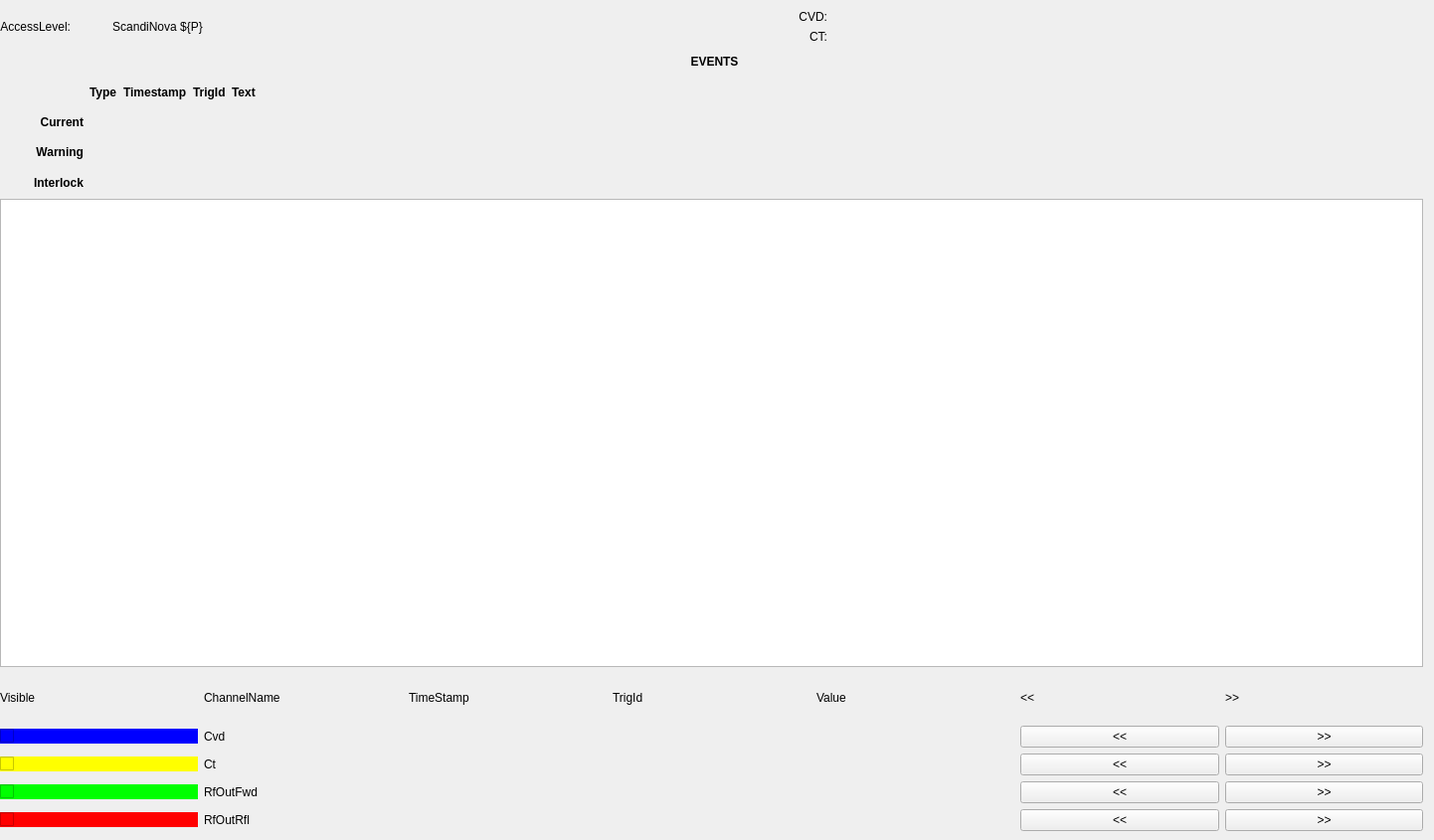
<?xml version="1.0" encoding="UTF-8"?>
<ui version="4.0">
 <class>Form</class>
 <widget class="QWidget" name="Form">
  <property name="geometry">
   <rect>
    <x>0</x>
    <y>0</y>
    <width>1442</width>
    <height>845</height>
   </rect>
  </property>
  <property name="windowTitle">
   <string>Form</string>
  </property>
  <widget class="QWidget" name="gridLayoutWidget">
   <property name="geometry">
    <rect>
     <x>0</x>
     <y>680</y>
     <width>1431</width>
     <height>156</height>
    </rect>
   </property>
   <layout class="QGridLayout" name="gridLayout">
    <item row="3" column="0">
     <widget class="PyDMCheckbox" name="PyDMCheckbox_3">
      <property name="toolTip">
       <string/>
      </property>
      <property name="styleSheet">
       <string notr="true">background-color: rgb(0, 255, 0);</string>
      </property>
      <property name="channel" stdset="0">
       <string>ca://${P}:WaveformRfFwdEnable</string>
      </property>
     </widget>
    </item>
    <item row="0" column="5">
     <widget class="PyDMLabel" name="PyDMLabel_10">
      <property name="toolTip">
       <string/>
      </property>
      <property name="text">
       <string>&lt;&lt;</string>
      </property>
     </widget>
    </item>
    <item row="1" column="1">
     <widget class="PyDMLabel" name="PyDMLabel">
      <property name="toolTip">
       <string/>
      </property>
      <property name="text">
       <string>Cvd</string>
      </property>
     </widget>
    </item>
    <item row="2" column="1">
     <widget class="PyDMLabel" name="PyDMLabel_2">
      <property name="toolTip">
       <string/>
      </property>
      <property name="text">
       <string>Ct</string>
      </property>
     </widget>
    </item>
    <item row="2" column="0">
     <widget class="PyDMCheckbox" name="PyDMCheckbox_2">
      <property name="toolTip">
       <string/>
      </property>
      <property name="styleSheet">
       <string notr="true">background-color: rgb(255, 255, 0);</string>
      </property>
      <property name="channel" stdset="0">
       <string>ca://${P}:WaveformCtEnable</string>
      </property>
     </widget>
    </item>
    <item row="0" column="0">
     <widget class="PyDMLabel" name="PyDMLabel_5">
      <property name="toolTip">
       <string/>
      </property>
      <property name="text">
       <string>Visible</string>
      </property>
      <property name="alignment">
       <set>Qt::AlignLeading|Qt::AlignLeft|Qt::AlignVCenter</set>
      </property>
     </widget>
    </item>
    <item row="0" column="1">
     <widget class="PyDMLabel" name="PyDMLabel_6">
      <property name="toolTip">
       <string/>
      </property>
      <property name="text">
       <string>ChannelName</string>
      </property>
     </widget>
    </item>
    <item row="4" column="1">
     <widget class="PyDMLabel" name="PyDMLabel_4">
      <property name="toolTip">
       <string/>
      </property>
      <property name="text">
       <string>RfOutRfl</string>
      </property>
     </widget>
    </item>
    <item row="1" column="0">
     <widget class="PyDMCheckbox" name="PyDMCheckbox">
      <property name="sizePolicy">
       <sizepolicy hsizetype="Minimum" vsizetype="Fixed">
        <horstretch>0</horstretch>
        <verstretch>0</verstretch>
       </sizepolicy>
      </property>
      <property name="toolTip">
       <string/>
      </property>
      <property name="layoutDirection">
       <enum>Qt::LeftToRight</enum>
      </property>
      <property name="autoFillBackground">
       <bool>false</bool>
      </property>
      <property name="styleSheet">
       <string notr="true">background-color: rgb(0, 0, 255);
color: rgb(255, 255, 255);</string>
      </property>
      <property name="channel" stdset="0">
       <string>ca://${P}:WaveformCvdEnable</string>
      </property>
     </widget>
    </item>
    <item row="4" column="0">
     <widget class="PyDMCheckbox" name="PyDMCheckbox_4">
      <property name="toolTip">
       <string/>
      </property>
      <property name="styleSheet">
       <string notr="true">background-color: rgb(255, 0, 0);</string>
      </property>
      <property name="channel" stdset="0">
       <string>ca://${P}:WaveformRfRflEnable</string>
      </property>
     </widget>
    </item>
    <item row="3" column="1">
     <widget class="PyDMLabel" name="PyDMLabel_3">
      <property name="toolTip">
       <string/>
      </property>
      <property name="text">
       <string>RfOutFwd</string>
      </property>
     </widget>
    </item>
    <item row="0" column="3">
     <widget class="PyDMLabel" name="PyDMLabel_8">
      <property name="toolTip">
       <string/>
      </property>
      <property name="text">
       <string>TrigId</string>
      </property>
     </widget>
    </item>
    <item row="0" column="4">
     <widget class="PyDMLabel" name="PyDMLabel_9">
      <property name="toolTip">
       <string/>
      </property>
      <property name="text">
       <string>Value</string>
      </property>
     </widget>
    </item>
    <item row="0" column="2">
     <widget class="PyDMLabel" name="PyDMLabel_7">
      <property name="toolTip">
       <string/>
      </property>
      <property name="text">
       <string>TimeStamp</string>
      </property>
     </widget>
    </item>
    <item row="0" column="6">
     <widget class="PyDMLabel" name="PyDMLabel_11">
      <property name="toolTip">
       <string/>
      </property>
      <property name="text">
       <string>&gt;&gt;</string>
      </property>
     </widget>
    </item>
    <item row="1" column="2">
     <widget class="PyDMLabel" name="PyDMLabel_12">
      <property name="toolTip">
       <string/>
      </property>
      <property name="channel" stdset="0">
       <string>ca://${P}:WaveformTimeStrCvd</string>
      </property>
     </widget>
    </item>
    <item row="2" column="2">
     <widget class="PyDMLabel" name="PyDMLabel_13">
      <property name="toolTip">
       <string/>
      </property>
      <property name="channel" stdset="0">
       <string>ca://${P}:WaveformTimeStrCt</string>
      </property>
     </widget>
    </item>
    <item row="3" column="2">
     <widget class="PyDMLabel" name="PyDMLabel_14">
      <property name="toolTip">
       <string/>
      </property>
      <property name="channel" stdset="0">
       <string>ca://${P}:WaveformTimeStrRfFwd</string>
      </property>
     </widget>
    </item>
    <item row="4" column="2">
     <widget class="PyDMLabel" name="PyDMLabel_15">
      <property name="toolTip">
       <string/>
      </property>
      <property name="channel" stdset="0">
       <string>ca://${P}:WaveformTimeStrRfRfl</string>
      </property>
     </widget>
    </item>
    <item row="1" column="3">
     <widget class="PyDMLabel" name="PyDMLabel_16">
      <property name="toolTip">
       <string/>
      </property>
      <property name="channel" stdset="0">
       <string>ca://${P}:WaveformPulseIdCvd</string>
      </property>
     </widget>
    </item>
    <item row="2" column="3">
     <widget class="PyDMLabel" name="PyDMLabel_17">
      <property name="toolTip">
       <string/>
      </property>
      <property name="channel" stdset="0">
       <string>ca://${P}:WaveformPulseIdCt</string>
      </property>
     </widget>
    </item>
    <item row="3" column="3">
     <widget class="PyDMLabel" name="PyDMLabel_18">
      <property name="toolTip">
       <string/>
      </property>
      <property name="channel" stdset="0">
       <string>ca://${P}:WaveformPulseIdRfFwd</string>
      </property>
     </widget>
    </item>
    <item row="4" column="3">
     <widget class="PyDMLabel" name="PyDMLabel_19">
      <property name="toolTip">
       <string/>
      </property>
      <property name="channel" stdset="0">
       <string>ca://${P}:WaveformPulseIdRfRfl</string>
      </property>
     </widget>
    </item>
    <item row="1" column="4">
     <widget class="PyDMLabel" name="PyDMLabel_20">
      <property name="toolTip">
       <string/>
      </property>
     </widget>
    </item>
    <item row="2" column="4">
     <widget class="PyDMLabel" name="PyDMLabel_21">
      <property name="toolTip">
       <string/>
      </property>
     </widget>
    </item>
    <item row="3" column="4">
     <widget class="PyDMLabel" name="PyDMLabel_22">
      <property name="toolTip">
       <string/>
      </property>
     </widget>
    </item>
    <item row="4" column="4">
     <widget class="PyDMLabel" name="PyDMLabel_23">
      <property name="toolTip">
       <string/>
      </property>
     </widget>
    </item>
    <item row="1" column="5">
     <widget class="PyDMPushButton" name="PyDMPushButton">
      <property name="toolTip">
       <string/>
      </property>
      <property name="text">
       <string>&lt;&lt;</string>
      </property>
     </widget>
    </item>
    <item row="1" column="6">
     <widget class="PyDMPushButton" name="PyDMPushButton_34">
      <property name="toolTip">
       <string/>
      </property>
      <property name="text">
       <string>&gt;&gt;</string>
      </property>
     </widget>
    </item>
    <item row="2" column="5">
     <widget class="PyDMPushButton" name="PyDMPushButton_35">
      <property name="toolTip">
       <string/>
      </property>
      <property name="text">
       <string>&lt;&lt;</string>
      </property>
     </widget>
    </item>
    <item row="2" column="6">
     <widget class="PyDMPushButton" name="PyDMPushButton_36">
      <property name="toolTip">
       <string/>
      </property>
      <property name="text">
       <string>&gt;&gt;</string>
      </property>
     </widget>
    </item>
    <item row="3" column="5">
     <widget class="PyDMPushButton" name="PyDMPushButton_37">
      <property name="toolTip">
       <string/>
      </property>
      <property name="text">
       <string>&lt;&lt;</string>
      </property>
     </widget>
    </item>
    <item row="3" column="6">
     <widget class="PyDMPushButton" name="PyDMPushButton_38">
      <property name="toolTip">
       <string/>
      </property>
      <property name="text">
       <string>&gt;&gt;</string>
      </property>
     </widget>
    </item>
    <item row="4" column="5">
     <widget class="PyDMPushButton" name="PyDMPushButton_39">
      <property name="toolTip">
       <string/>
      </property>
      <property name="text">
       <string>&lt;&lt;</string>
      </property>
     </widget>
    </item>
    <item row="4" column="6">
     <widget class="PyDMPushButton" name="PyDMPushButton_40">
      <property name="toolTip">
       <string/>
      </property>
      <property name="text">
       <string>&gt;&gt;</string>
      </property>
     </widget>
    </item>
   </layout>
  </widget>
  <widget class="PyDMWaveformPlot" name="PyDMWaveformPlot">
   <property name="geometry">
    <rect>
     <x>0</x>
     <y>200</y>
     <width>1431</width>
     <height>471</height>
    </rect>
   </property>
   <property name="toolTip">
    <string/>
   </property>
   <property name="yAxes">
    <stringlist>
     <string>{&quot;name&quot;: &quot;Axis 1&quot;, &quot;orientation&quot;: &quot;left&quot;, &quot;label&quot;: null, &quot;minRange&quot;: -1.0, &quot;maxRange&quot;: 1.0, &quot;autoRange&quot;: true, &quot;logMode&quot;: false}</string>
    </stringlist>
   </property>
   <property name="curves">
    <stringlist>
     <string>{&quot;y_channel&quot;: &quot;ca://${P}:WaveformCvd&quot;, &quot;x_channel&quot;: null, &quot;plot_style&quot;: &quot;Line&quot;, &quot;name&quot;: &quot;&quot;, &quot;color&quot;: &quot;blue&quot;, &quot;lineStyle&quot;: 1, &quot;lineWidth&quot;: 1, &quot;symbol&quot;: null, &quot;symbolSize&quot;: 10, &quot;yAxisName&quot;: &quot;Axis 1&quot;, &quot;barWidth&quot;: null, &quot;upperThreshold&quot;: null, &quot;lowerThreshold&quot;: null, &quot;thresholdColor&quot;: &quot;white&quot;, &quot;redraw_mode&quot;: 2}</string>
     <string>{&quot;y_channel&quot;: &quot;ca://${P}:WaveformCt&quot;, &quot;x_channel&quot;: null, &quot;plot_style&quot;: &quot;Line&quot;, &quot;name&quot;: &quot;&quot;, &quot;color&quot;: &quot;yellow&quot;, &quot;lineStyle&quot;: 1, &quot;lineWidth&quot;: 1, &quot;symbol&quot;: null, &quot;symbolSize&quot;: 10, &quot;yAxisName&quot;: &quot;Axis 1&quot;, &quot;barWidth&quot;: null, &quot;upperThreshold&quot;: null, &quot;lowerThreshold&quot;: null, &quot;thresholdColor&quot;: &quot;white&quot;, &quot;redraw_mode&quot;: 2}</string>
     <string>{&quot;y_channel&quot;: &quot;ca://${P}:WaveformRfFwd&quot;, &quot;x_channel&quot;: null, &quot;plot_style&quot;: &quot;Line&quot;, &quot;name&quot;: &quot;&quot;, &quot;color&quot;: &quot;lime&quot;, &quot;lineStyle&quot;: 1, &quot;lineWidth&quot;: 1, &quot;symbol&quot;: null, &quot;symbolSize&quot;: 10, &quot;yAxisName&quot;: &quot;Axis 1&quot;, &quot;barWidth&quot;: null, &quot;upperThreshold&quot;: null, &quot;lowerThreshold&quot;: null, &quot;thresholdColor&quot;: &quot;white&quot;, &quot;redraw_mode&quot;: 2}</string>
     <string>{&quot;y_channel&quot;: &quot;ca://${P}:WaveformRfRfl&quot;, &quot;x_channel&quot;: null, &quot;plot_style&quot;: &quot;Line&quot;, &quot;name&quot;: &quot;&quot;, &quot;color&quot;: &quot;red&quot;, &quot;lineStyle&quot;: 1, &quot;lineWidth&quot;: 1, &quot;symbol&quot;: null, &quot;symbolSize&quot;: 10, &quot;yAxisName&quot;: &quot;Axis 1&quot;, &quot;barWidth&quot;: null, &quot;upperThreshold&quot;: null, &quot;lowerThreshold&quot;: null, &quot;thresholdColor&quot;: &quot;white&quot;, &quot;redraw_mode&quot;: 2}</string>
    </stringlist>
   </property>
  </widget>
  <widget class="QWidget" name="gridLayoutWidget_7">
   <property name="geometry">
    <rect>
     <x>0</x>
     <y>10</y>
     <width>1437</width>
     <height>186</height>
    </rect>
   </property>
   <layout class="QGridLayout" name="gridLayout_2">
    <item row="5" column="0">
     <widget class="QLabel" name="label_26">
      <property name="font">
       <font>
        <italic>false</italic>
       </font>
      </property>
      <property name="text">
       <string>&lt;html&gt;&lt;head/&gt;&lt;body&gt;&lt;p&gt;&lt;span style=&quot; font-weight:600;&quot;&gt;Interlock&lt;/span&gt;&lt;/p&gt;&lt;/body&gt;&lt;/html&gt;</string>
      </property>
      <property name="alignment">
       <set>Qt::AlignRight|Qt::AlignTrailing|Qt::AlignVCenter</set>
      </property>
     </widget>
    </item>
    <item row="4" column="3">
     <widget class="PyDMLabel" name="PyDMLabel_41">
      <property name="toolTip">
       <string/>
      </property>
      <property name="precision" stdset="0">
       <number>0</number>
      </property>
      <property name="showUnits" stdset="0">
       <bool>false</bool>
      </property>
      <property name="precisionFromPV" stdset="0">
       <bool>true</bool>
      </property>
      <property name="alarmSensitiveContent" stdset="0">
       <bool>false</bool>
      </property>
      <property name="alarmSensitiveBorder" stdset="0">
       <bool>true</bool>
      </property>
      <property name="PyDMToolTip" stdset="0">
       <string/>
      </property>
      <property name="channel" stdset="0">
       <string>ca://${P}:WarningEventTrigger.VAL</string>
      </property>
      <property name="displayFormat" stdset="0">
       <enum>PyDMLabel::Decimal</enum>
      </property>
     </widget>
    </item>
    <item row="2" column="2">
     <widget class="QLabel" name="label_16">
      <property name="font">
       <font>
        <weight>75</weight>
        <bold>true</bold>
       </font>
      </property>
      <property name="text">
       <string>Timestamp</string>
      </property>
     </widget>
    </item>
    <item row="5" column="3">
     <widget class="PyDMLabel" name="PyDMLabel_42">
      <property name="toolTip">
       <string/>
      </property>
      <property name="precision" stdset="0">
       <number>0</number>
      </property>
      <property name="showUnits" stdset="0">
       <bool>false</bool>
      </property>
      <property name="precisionFromPV" stdset="0">
       <bool>true</bool>
      </property>
      <property name="alarmSensitiveContent" stdset="0">
       <bool>false</bool>
      </property>
      <property name="alarmSensitiveBorder" stdset="0">
       <bool>true</bool>
      </property>
      <property name="PyDMToolTip" stdset="0">
       <string/>
      </property>
      <property name="channel" stdset="0">
       <string>ca://${P}:InterlockEventTrigger.VAL</string>
      </property>
      <property name="displayFormat" stdset="0">
       <enum>PyDMLabel::Decimal</enum>
      </property>
     </widget>
    </item>
    <item row="2" column="4">
     <widget class="QLabel" name="label_18">
      <property name="font">
       <font>
        <weight>75</weight>
        <bold>true</bold>
       </font>
      </property>
      <property name="text">
       <string>Text</string>
      </property>
     </widget>
    </item>
    <item row="3" column="1">
     <widget class="PyDMLabel" name="PyDMLabel_24">
      <property name="toolTip">
       <string/>
      </property>
      <property name="channel" stdset="0">
       <string>ca://${P}:CurrentEventTypeStr</string>
      </property>
      <property name="displayFormat" stdset="0">
       <enum>PyDMLabel::String</enum>
      </property>
     </widget>
    </item>
    <item row="5" column="1">
     <widget class="PyDMLabel" name="PyDMLabel_39">
      <property name="toolTip">
       <string/>
      </property>
      <property name="precision" stdset="0">
       <number>0</number>
      </property>
      <property name="showUnits" stdset="0">
       <bool>false</bool>
      </property>
      <property name="precisionFromPV" stdset="0">
       <bool>true</bool>
      </property>
      <property name="alarmSensitiveContent" stdset="0">
       <bool>false</bool>
      </property>
      <property name="alarmSensitiveBorder" stdset="0">
       <bool>true</bool>
      </property>
      <property name="PyDMToolTip" stdset="0">
       <string/>
      </property>
      <property name="channel" stdset="0">
       <string>ca://${P}:InterlockEventTypeStr.VAL</string>
      </property>
      <property name="displayFormat" stdset="0">
       <enum>PyDMLabel::String</enum>
      </property>
     </widget>
    </item>
    <item row="5" column="2">
     <widget class="PyDMLabel" name="PyDMLabel_29">
      <property name="toolTip">
       <string/>
      </property>
      <property name="precision" stdset="0">
       <number>0</number>
      </property>
      <property name="showUnits" stdset="0">
       <bool>false</bool>
      </property>
      <property name="precisionFromPV" stdset="0">
       <bool>true</bool>
      </property>
      <property name="alarmSensitiveContent" stdset="0">
       <bool>false</bool>
      </property>
      <property name="alarmSensitiveBorder" stdset="0">
       <bool>true</bool>
      </property>
      <property name="PyDMToolTip" stdset="0">
       <string/>
      </property>
      <property name="channel" stdset="0">
       <string>ca://${P}:InterlockEventTimeStr.VAL</string>
      </property>
      <property name="displayFormat" stdset="0">
       <enum>PyDMLabel::String</enum>
      </property>
     </widget>
    </item>
    <item row="4" column="0">
     <widget class="QLabel" name="label_25">
      <property name="font">
       <font>
        <italic>false</italic>
       </font>
      </property>
      <property name="text">
       <string>&lt;html&gt;&lt;head/&gt;&lt;body&gt;&lt;p&gt;&lt;span style=&quot; font-weight:600;&quot;&gt;Warning&lt;/span&gt;&lt;/p&gt;&lt;/body&gt;&lt;/html&gt;</string>
      </property>
      <property name="alignment">
       <set>Qt::AlignRight|Qt::AlignTrailing|Qt::AlignVCenter</set>
      </property>
     </widget>
    </item>
    <item row="3" column="2">
     <widget class="PyDMLabel" name="PyDMLabel_25">
      <property name="toolTip">
       <string/>
      </property>
      <property name="channel" stdset="0">
       <string>ca://${P}:CurrentEventTimeStr.VAL</string>
      </property>
      <property name="displayFormat" stdset="0">
       <enum>PyDMLabel::String</enum>
      </property>
     </widget>
    </item>
    <item row="2" column="1">
     <widget class="QLabel" name="label_9">
      <property name="font">
       <font>
        <weight>75</weight>
        <bold>true</bold>
       </font>
      </property>
      <property name="text">
       <string>Type</string>
      </property>
      <property name="textFormat">
       <enum>Qt::AutoText</enum>
      </property>
     </widget>
    </item>
    <item row="1" column="0" colspan="5">
     <widget class="QLabel" name="label_23">
      <property name="font">
       <font>
        <italic>false</italic>
       </font>
      </property>
      <property name="text">
       <string>&lt;html&gt;&lt;head/&gt;&lt;body&gt;&lt;p&gt;&lt;span style=&quot; font-weight:600;&quot;&gt;EVENTS&lt;/span&gt;&lt;/p&gt;&lt;/body&gt;&lt;/html&gt;</string>
      </property>
      <property name="alignment">
       <set>Qt::AlignCenter</set>
      </property>
     </widget>
    </item>
    <item row="4" column="1">
     <widget class="PyDMLabel" name="PyDMLabel_38">
      <property name="toolTip">
       <string/>
      </property>
      <property name="precision" stdset="0">
       <number>0</number>
      </property>
      <property name="showUnits" stdset="0">
       <bool>false</bool>
      </property>
      <property name="precisionFromPV" stdset="0">
       <bool>true</bool>
      </property>
      <property name="alarmSensitiveContent" stdset="0">
       <bool>false</bool>
      </property>
      <property name="alarmSensitiveBorder" stdset="0">
       <bool>true</bool>
      </property>
      <property name="PyDMToolTip" stdset="0">
       <string/>
      </property>
      <property name="channel" stdset="0">
       <string>ca://${P}:WarningEventTypeStr</string>
      </property>
      <property name="displayFormat" stdset="0">
       <enum>PyDMLabel::String</enum>
      </property>
     </widget>
    </item>
    <item row="4" column="2">
     <widget class="PyDMLabel" name="PyDMLabel_37">
      <property name="toolTip">
       <string/>
      </property>
      <property name="precision" stdset="0">
       <number>0</number>
      </property>
      <property name="showUnits" stdset="0">
       <bool>false</bool>
      </property>
      <property name="precisionFromPV" stdset="0">
       <bool>true</bool>
      </property>
      <property name="alarmSensitiveContent" stdset="0">
       <bool>false</bool>
      </property>
      <property name="alarmSensitiveBorder" stdset="0">
       <bool>true</bool>
      </property>
      <property name="PyDMToolTip" stdset="0">
       <string/>
      </property>
      <property name="channel" stdset="0">
       <string>ca://${P}:WarningEventTimeStr.VAL</string>
      </property>
      <property name="displayFormat" stdset="0">
       <enum>PyDMLabel::String</enum>
      </property>
     </widget>
    </item>
    <item row="3" column="3">
     <widget class="PyDMLabel" name="PyDMLabel_40">
      <property name="toolTip">
       <string/>
      </property>
      <property name="channel" stdset="0">
       <string>ca://${P}:CurrentEventTrigger.VAL</string>
      </property>
      <property name="displayFormat" stdset="0">
       <enum>PyDMLabel::Decimal</enum>
      </property>
     </widget>
    </item>
    <item row="3" column="0">
     <widget class="QLabel" name="label_22">
      <property name="font">
       <font>
        <italic>false</italic>
       </font>
      </property>
      <property name="text">
       <string>&lt;html&gt;&lt;head/&gt;&lt;body&gt;&lt;p&gt;&lt;span style=&quot; font-weight:600;&quot;&gt;Current&lt;/span&gt;&lt;/p&gt;&lt;/body&gt;&lt;/html&gt;</string>
      </property>
      <property name="alignment">
       <set>Qt::AlignRight|Qt::AlignTrailing|Qt::AlignVCenter</set>
      </property>
     </widget>
    </item>
    <item row="2" column="3">
     <widget class="QLabel" name="label_17">
      <property name="font">
       <font>
        <weight>75</weight>
        <bold>true</bold>
       </font>
      </property>
      <property name="text">
       <string>TrigId</string>
      </property>
     </widget>
    </item>
    <item row="0" column="4">
     <layout class="QGridLayout" name="gridLayout_3">
      <item row="1" column="2">
       <layout class="QGridLayout" name="gridLayout_4">
        <item row="0" column="1">
         <widget class="PyDMLabel" name="PyDMLabel_26">
          <property name="toolTip">
           <string/>
          </property>
          <property name="precision" stdset="0">
           <number>0</number>
          </property>
          <property name="showUnits" stdset="0">
           <bool>true</bool>
          </property>
          <property name="precisionFromPV" stdset="0">
           <bool>true</bool>
          </property>
          <property name="alarmSensitiveContent" stdset="0">
           <bool>false</bool>
          </property>
          <property name="alarmSensitiveBorder" stdset="0">
           <bool>true</bool>
          </property>
          <property name="channel" stdset="0">
           <string>ca://${P}:CapVoltageDivider.VAL</string>
          </property>
          <property name="displayFormat" stdset="0">
           <enum>PyDMLabel::String</enum>
          </property>
         </widget>
        </item>
        <item row="2" column="0">
         <widget class="QLabel" name="label_15">
          <property name="text">
           <string>CT:</string>
          </property>
          <property name="alignment">
           <set>Qt::AlignRight|Qt::AlignTrailing|Qt::AlignVCenter</set>
          </property>
         </widget>
        </item>
        <item row="2" column="1">
         <widget class="PyDMLabel" name="PyDMLabel_27">
          <property name="toolTip">
           <string/>
          </property>
          <property name="precision" stdset="0">
           <number>0</number>
          </property>
          <property name="showUnits" stdset="0">
           <bool>true</bool>
          </property>
          <property name="precisionFromPV" stdset="0">
           <bool>true</bool>
          </property>
          <property name="alarmSensitiveContent" stdset="0">
           <bool>false</bool>
          </property>
          <property name="alarmSensitiveBorder" stdset="0">
           <bool>true</bool>
          </property>
          <property name="channel" stdset="0">
           <string>ca://${P}:CapVoltageDivider.VAL</string>
          </property>
          <property name="displayFormat" stdset="0">
           <enum>PyDMLabel::String</enum>
          </property>
         </widget>
        </item>
        <item row="0" column="0">
         <widget class="QLabel" name="label_14">
          <property name="text">
           <string>CVD:</string>
          </property>
          <property name="alignment">
           <set>Qt::AlignRight|Qt::AlignTrailing|Qt::AlignVCenter</set>
          </property>
         </widget>
        </item>
       </layout>
      </item>
     </layout>
    </item>
    <item row="0" column="1" colspan="3">
     <widget class="QLabel" name="label_13">
      <property name="font">
       <font>
        <pointsize>9</pointsize>
        <weight>50</weight>
        <bold>false</bold>
       </font>
      </property>
      <property name="text">
       <string>ScandiNova ${P}</string>
      </property>
      <property name="alignment">
       <set>Qt::AlignCenter</set>
      </property>
     </widget>
    </item>
    <item row="0" column="0">
     <layout class="QHBoxLayout" name="horizontalLayout_5">
      <item>
       <widget class="QLabel" name="label_19">
        <property name="font">
         <font>
          <pointsize>9</pointsize>
          <weight>50</weight>
          <bold>false</bold>
         </font>
        </property>
        <property name="text">
         <string>AccessLevel:</string>
        </property>
        <property name="alignment">
         <set>Qt::AlignRight|Qt::AlignTrailing|Qt::AlignVCenter</set>
        </property>
       </widget>
      </item>
      <item>
       <widget class="PyDMLabel" name="PyDMLabel_28">
        <property name="toolTip">
         <string/>
        </property>
        <property name="channel" stdset="0">
         <string>${P}:AccessLevel</string>
        </property>
       </widget>
      </item>
     </layout>
    </item>
    <item row="3" column="4">
     <layout class="QHBoxLayout" name="horizontalLayout_6">
      <item>
       <widget class="PyDMLabel" name="PyDMLabel_30">
        <property name="sizePolicy">
         <sizepolicy hsizetype="Minimum" vsizetype="Preferred">
          <horstretch>0</horstretch>
          <verstretch>0</verstretch>
         </sizepolicy>
        </property>
        <property name="toolTip">
         <string/>
        </property>
        <property name="precision" stdset="0">
         <number>0</number>
        </property>
        <property name="showUnits" stdset="0">
         <bool>false</bool>
        </property>
        <property name="precisionFromPV" stdset="0">
         <bool>true</bool>
        </property>
        <property name="alarmSensitiveContent" stdset="0">
         <bool>false</bool>
        </property>
        <property name="alarmSensitiveBorder" stdset="0">
         <bool>true</bool>
        </property>
        <property name="PyDMToolTip" stdset="0">
         <string/>
        </property>
        <property name="channel" stdset="0">
         <string>${P}:CurrentEventDisplayStr</string>
        </property>
       </widget>
      </item>
      <item>
       <spacer name="horizontalSpacer">
        <property name="orientation">
         <enum>Qt::Horizontal</enum>
        </property>
        <property name="sizeHint" stdset="0">
         <size>
          <width>40</width>
          <height>20</height>
         </size>
        </property>
       </spacer>
      </item>
     </layout>
    </item>
    <item row="4" column="4">
     <layout class="QHBoxLayout" name="horizontalLayout_7">
      <item>
       <widget class="PyDMLabel" name="PyDMLabel_34">
        <property name="toolTip">
         <string/>
        </property>
        <property name="precision" stdset="0">
         <number>0</number>
        </property>
        <property name="showUnits" stdset="0">
         <bool>false</bool>
        </property>
        <property name="precisionFromPV" stdset="0">
         <bool>true</bool>
        </property>
        <property name="alarmSensitiveContent" stdset="0">
         <bool>false</bool>
        </property>
        <property name="alarmSensitiveBorder" stdset="0">
         <bool>true</bool>
        </property>
        <property name="PyDMToolTip" stdset="0">
         <string/>
        </property>
        <property name="channel" stdset="0">
         <string>${P}:WarningEventDisplayStr</string>
        </property>
       </widget>
      </item>
      <item>
       <spacer name="horizontalSpacer_2">
        <property name="orientation">
         <enum>Qt::Horizontal</enum>
        </property>
        <property name="sizeHint" stdset="0">
         <size>
          <width>40</width>
          <height>20</height>
         </size>
        </property>
       </spacer>
      </item>
     </layout>
    </item>
    <item row="5" column="4">
     <layout class="QHBoxLayout" name="horizontalLayout_8">
      <item>
       <widget class="PyDMLabel" name="PyDMLabel_44">
        <property name="toolTip">
         <string/>
        </property>
        <property name="precision" stdset="0">
         <number>0</number>
        </property>
        <property name="showUnits" stdset="0">
         <bool>false</bool>
        </property>
        <property name="precisionFromPV" stdset="0">
         <bool>true</bool>
        </property>
        <property name="alarmSensitiveContent" stdset="0">
         <bool>false</bool>
        </property>
        <property name="alarmSensitiveBorder" stdset="0">
         <bool>true</bool>
        </property>
        <property name="PyDMToolTip" stdset="0">
         <string/>
        </property>
        <property name="channel" stdset="0">
         <string>${P}:InterlockEventDisplayStr</string>
        </property>
       </widget>
      </item>
      <item>
       <spacer name="horizontalSpacer_3">
        <property name="orientation">
         <enum>Qt::Horizontal</enum>
        </property>
        <property name="sizeHint" stdset="0">
         <size>
          <width>40</width>
          <height>20</height>
         </size>
        </property>
       </spacer>
      </item>
     </layout>
    </item>
   </layout>
  </widget>
  <widget class="QLabel" name="label_27">
   <property name="geometry">
    <rect>
     <x>12</x>
     <y>151</y>
     <width>77</width>
     <height>35</height>
    </rect>
   </property>
   <property name="font">
    <font>
     <italic>false</italic>
    </font>
   </property>
   <property name="text">
    <string>&lt;html&gt;&lt;head/&gt;&lt;body&gt;&lt;p&gt;&lt;br/&gt;&lt;/p&gt;&lt;/body&gt;&lt;/html&gt;</string>
   </property>
  </widget>
 </widget>
 <customwidgets>
  <customwidget>
   <class>PyDMLabel</class>
   <extends>QLabel</extends>
   <header>pydm.widgets.label</header>
  </customwidget>
  <customwidget>
   <class>PyDMWaveformPlot</class>
   <extends>QGraphicsView</extends>
   <header>pydm.widgets.waveformplot</header>
  </customwidget>
  <customwidget>
   <class>PyDMCheckbox</class>
   <extends>QCheckBox</extends>
   <header>pydm.widgets.checkbox</header>
  </customwidget>
  <customwidget>
   <class>PyDMPushButton</class>
   <extends>QPushButton</extends>
   <header>pydm.widgets.pushbutton</header>
  </customwidget>
 </customwidgets>
 <resources/>
 <connections/>
</ui>
